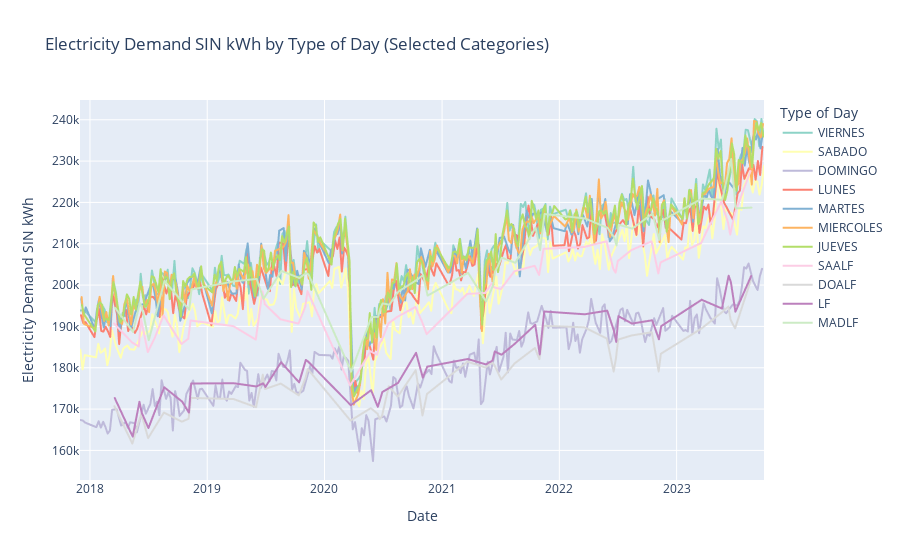

This figure's notebook cell:
### Code cell
import plotly.express as px

# Lista de categorías que deseas incluir en el gráfico
categorias_interes = ['LUNES', 'MARTES', 'MIERCOLES', 'JUEVES', 'VIERNES', 'SABADO', 'DOMINGO', 'SAALF', 'MADLF', 'DOALF',
                      'LF']

# Filtrar el DataFrame para incluir solo las categorías de interés
df_filtrado = df[df['TIPO_DIA'].isin(categorias_interes)]

# Crear un gráfico de líneas interactivas
fig = px.line(df_filtrado, x='FECHA', y='Demanda_SIN', color='TIPO_DIA',
              title='Electricity Demand SIN kWh by Type of Day (Selected Categories)',
              labels={'Demanda_SIN': 'Electricity Demand SIN kWh', 'FECHA': 'Date', 'TIPO_DIA': 'Type of Day'},
              color_discrete_sequence=px.colors.qualitative.Set3)

# Mostrar el gráfico interactivo
fig.show()

### Figure 1 — Plotly figure (JSON) as saved in the notebook; plotly's stock layout.template omitted (floating-point values rounded to 4 significant figures; data arrays with more than 128 entries replaced by an {"elided": "..."} marker saying what was removed)
{"data": [{"hovertemplate": "Type of Day=VIERNES<br>Date=%{x}<br>Electricity Demand SIN kWh=%{y}<extra></extra>", "legendgroup": "VIERNES", "line": {"color": "rgb(141,211,199)", "dash": "solid"}, "marker": {"symbol": "circle"}, "mode": "lines", "name": "VIERNES", "showlegend": true, "type": "scattergl", "x": {"elided": "270 str values"}, "xaxis": "x", "y": {"elided": "270 float values"}, "yaxis": "y"}, {"hovertemplate": "Type of Day=SABADO<br>Date=%{x}<br>Electricity Demand SIN kWh=%{y}<extra></extra>", "legendgroup": "SABADO", "line": {"color": "rgb(255,255,179)", "dash": "solid"}, "marker": {"symbol": "circle"}, "mode": "lines", "name": "SABADO", "showlegend": true, "type": "scattergl", "x": {"elided": "217 str values"}, "xaxis": "x", "y": {"elided": "217 float values"}, "yaxis": "y"}, {"hovertemplate": "Type of Day=DOMINGO<br>Date=%{x}<br>Electricity Demand SIN kWh=%{y}<extra></extra>", "legendgroup": "DOMINGO", "line": {"color": "rgb(190,186,218)", "dash": "solid"}, "marker": {"symbol": "circle"}, "mode": "lines", "name": "DOMINGO", "showlegend": true, "type": "scattergl", "x": {"elided": "218 str values"}, "xaxis": "x", "y": {"elided": "218 float values"}, "yaxis": "y"}, {"hovertemplate": "Type of Day=LUNES<br>Date=%{x}<br>Electricity Demand SIN kWh=%{y}<extra></extra>", "legendgroup": "LUNES", "line": {"color": "rgb(251,128,114)", "dash": "solid"}, "marker": {"symbol": "circle"}, "mode": "lines", "name": "LUNES", "showlegend": true, "type": "scattergl", "x": {"elided": "230 str values"}, "xaxis": "x", "y": {"elided": "230 float values"}, "yaxis": "y"}, {"hovertemplate": "Type of Day=MARTES<br>Date=%{x}<br>Electricity Demand SIN kWh=%{y}<extra></extra>", "legendgroup": "MARTES", "line": {"color": "rgb(128,177,211)", "dash": "solid"}, "marker": {"symbol": "circle"}, "mode": "lines", "name": "MARTES", "showlegend": true, "type": "scattergl", "x": {"elided": "228 str values"}, "xaxis": "x", "y": {"elided": "228 float values"}, "yaxis": "y"}, {"hovertemplate": "Type of Day=MIERCOLES<br>Date=%{x}<br>Electricity Demand SIN kWh=%{y}<extra></extra>", "legendgroup": "MIERCOLES", "line": {"color": "rgb(253,180,98)", "dash": "solid"}, "marker": {"symbol": "circle"}, "mode": "lines", "name": "MIERCOLES", "showlegend": true, "type": "scattergl", "x": {"elided": "272 str values"}, "xaxis": "x", "y": {"elided": "272 float values"}, "yaxis": "y"}, {"hovertemplate": "Type of Day=JUEVES<br>Date=%{x}<br>Electricity Demand SIN kWh=%{y}<extra></extra>", "legendgroup": "JUEVES", "line": {"color": "rgb(179,222,105)", "dash": "solid"}, "marker": {"symbol": "circle"}, "mode": "lines", "name": "JUEVES", "showlegend": true, "type": "scattergl", "x": {"elided": "273 str values"}, "xaxis": "x", "y": {"elided": "273 float values"}, "yaxis": "y"}, {"hovertemplate": "Type of Day=SAALF<br>Date=%{x}<br>Electricity Demand SIN kWh=%{y}<extra></extra>", "legendgroup": "SAALF", "line": {"color": "rgb(252,205,229)", "dash": "solid"}, "marker": {"symbol": "circle"}, "mode": "lines", "name": "SAALF", "showlegend": true, "type": "scattergl", "x": ["2018-03-17T00:00:00", "2018-05-12T00:00:00", "2018-06-02T00:00:00", "2018-06-09T00:00:00", "2018-06-30T00:00:00", "2018-07-21T00:00:00", "2018-08-18T00:00:00", "2018-10-13T00:00:00", "2018-11-03T00:00:00", "2018-11-10T00:00:00", "2019-03-23T00:00:00", "2019-06-01T00:00:00", "2019-06-22T00:00:00", "2019-06-29T00:00:00", "2019-08-17T00:00:00", "2019-10-12T00:00:00", "2019-11-02T00:00:00", "2019-11-09T00:00:00", "2020-03-21T00:00:00", "2020-05-23T00:00:00", "2020-06-13T00:00:00", "2020-06-20T00:00:00", "2020-06-27T00:00:00", "2020-07-18T00:00:00", "2020-08-15T00:00:00", "2020-10-10T00:00:00", "2020-10-31T00:00:00", "2020-11-14T00:00:00", "2021-03-20T00:00:00", "2021-05-15T00:00:00", "2021-06-05T00:00:00", "2021-06-12T00:00:00", "2021-07-03T00:00:00", "2021-08-14T00:00:00", "2021-10-16T00:00:00", "2021-10-30T00:00:00", "2021-11-13T00:00:00", "2022-03-19T00:00:00", "2022-05-28T00:00:00", "2022-06-18T00:00:00", "2022-06-25T00:00:00", "2022-07-02T00:00:00", "2022-08-13T00:00:00", "2022-10-15T00:00:00", "2022-11-05T00:00:00", "2022-11-12T00:00:00", "2023-03-18T00:00:00", "2023-05-20T00:00:00", "2023-06-10T00:00:00", "2023-06-17T00:00:00", "2023-07-01T00:00:00", "2023-08-19T00:00:00"], "xaxis": "x", "y": [190700.0, 186100.0, 185100.0, 191800.0, 183800.0, 187100.0, 192700.0, 185800.0, 187000.0, 191400.0, 190100.0, 186800.0, 198500.0, 195400.0, 191700.0, 190700.0, 194700.0, 198500.0, 175700.0, 184000.0, 183100.0, 186000.0, 186600.0, 190700.0, 192300.0, 194700.0, 191000.0, 188100.0, 197900.0, 198100.0, 200500.0, 199400.0, 199000.0, 203300.0, 204700.0, 202400.0, 208800.0, 209200.0, 210600.0, 203900.0, 203000.0, 205800.0, 208500.0, 210600.0, 202800.0, 205500.0, 210200.0, 220200.0, 215200.0, 212200.0, 217300.0, 227600.0], "yaxis": "y"}, {"hovertemplate": "Type of Day=DOALF<br>Date=%{x}<br>Electricity Demand SIN kWh=%{y}<extra></extra>", "legendgroup": "DOALF", "line": {"color": "rgb(217,217,217)", "dash": "solid"}, "marker": {"symbol": "circle"}, "mode": "lines", "name": "DOALF", "showlegend": true, "type": "scattergl", "x": ["2018-03-18T00:00:00", "2018-05-13T00:00:00", "2018-06-03T00:00:00", "2018-06-10T00:00:00", "2018-07-01T00:00:00", "2018-08-19T00:00:00", "2018-10-14T00:00:00", "2018-11-04T00:00:00", "2018-11-11T00:00:00", "2019-03-24T00:00:00", "2019-06-02T00:00:00", "2019-06-23T00:00:00", "2019-06-30T00:00:00", "2019-08-18T00:00:00", "2019-10-13T00:00:00", "2019-11-03T00:00:00", "2019-11-10T00:00:00", "2020-03-22T00:00:00", "2020-05-24T00:00:00", "2020-06-14T00:00:00", "2020-06-21T00:00:00", "2020-06-28T00:00:00", "2020-07-19T00:00:00", "2020-08-16T00:00:00", "2020-10-11T00:00:00", "2020-11-01T00:00:00", "2020-11-15T00:00:00", "2021-03-21T00:00:00", "2021-05-16T00:00:00", "2021-06-06T00:00:00", "2021-06-13T00:00:00", "2021-07-04T00:00:00", "2021-08-15T00:00:00", "2021-10-17T00:00:00", "2021-10-31T00:00:00", "2021-11-14T00:00:00", "2022-03-20T00:00:00", "2022-05-29T00:00:00", "2022-06-19T00:00:00", "2022-06-26T00:00:00", "2022-07-03T00:00:00", "2022-08-14T00:00:00", "2022-10-16T00:00:00", "2022-11-06T00:00:00", "2022-11-13T00:00:00", "2023-03-19T00:00:00", "2023-05-21T00:00:00", "2023-06-11T00:00:00", "2023-06-18T00:00:00", "2023-07-02T00:00:00", "2023-08-20T00:00:00"], "xaxis": "x", "y": [170700.0, 161600.0, 167200.0, 168900.0, 163000.0, 169100.0, 167000.0, 167700.0, 172700.0, 172400.0, 170500.0, 178300.0, 174900.0, 176200.0, 173300.0, 177600.0, 179700.0, 167200.0, 170200.0, 168900.0, 167600.0, 168400.0, 175500.0, 173000.0, 179400.0, 168500.0, 173700.0, 181500.0, 180000.0, 181300.0, 180600.0, 177100.0, 181100.0, 184800.0, 182100.0, 190100.0, 189800.0, 187000.0, 179100.0, 182200.0, 186800.0, 187800.0, 188600.0, 179100.0, 183400.0, 189500.0, 193400.0, 194800.0, 191600.0, 189500.0, 201200.0], "yaxis": "y"}, {"hovertemplate": "Type of Day=LF<br>Date=%{x}<br>Electricity Demand SIN kWh=%{y}<extra></extra>", "legendgroup": "LF", "line": {"color": "rgb(188,128,189)", "dash": "solid"}, "marker": {"symbol": "circle"}, "mode": "lines", "name": "LF", "showlegend": true, "type": "scattergl", "x": ["2018-03-19T00:00:00", "2018-05-14T00:00:00", "2018-06-04T00:00:00", "2018-06-11T00:00:00", "2018-07-02T00:00:00", "2018-08-20T00:00:00", "2018-10-15T00:00:00", "2018-11-05T00:00:00", "2018-11-12T00:00:00", "2019-03-25T00:00:00", "2019-06-03T00:00:00", "2019-06-24T00:00:00", "2019-07-01T00:00:00", "2019-08-19T00:00:00", "2019-10-14T00:00:00", "2019-11-04T00:00:00", "2019-11-11T00:00:00", "2020-03-23T00:00:00", "2020-05-25T00:00:00", "2020-06-15T00:00:00", "2020-06-22T00:00:00", "2020-06-29T00:00:00", "2020-08-17T00:00:00", "2020-10-12T00:00:00", "2020-11-02T00:00:00", "2020-11-16T00:00:00", "2021-03-22T00:00:00", "2021-05-17T00:00:00", "2021-06-07T00:00:00", "2021-06-14T00:00:00", "2021-07-05T00:00:00", "2021-08-16T00:00:00", "2021-10-18T00:00:00", "2021-11-01T00:00:00", "2021-11-15T00:00:00", "2022-03-21T00:00:00", "2022-05-30T00:00:00", "2022-06-20T00:00:00", "2022-06-27T00:00:00", "2022-07-04T00:00:00", "2022-08-15T00:00:00", "2022-10-17T00:00:00", "2022-11-07T00:00:00", "2022-11-14T00:00:00", "2023-03-20T00:00:00", "2023-05-22T00:00:00", "2023-06-12T00:00:00", "2023-06-19T00:00:00", "2023-07-03T00:00:00", "2023-08-21T00:00:00"], "xaxis": "x", "y": [172700.0, 163300.0, 171800.0, 169200.0, 165400.0, 175300.0, 171800.0, 169100.0, 176200.0, 176300.0, 175500.0, 176200.0, 175400.0, 181300.0, 176500.0, 181900.0, 181500.0, 170900.0, 174600.0, 170500.0, 172300.0, 174100.0, 176300.0, 183600.0, 177600.0, 180300.0, 182100.0, 180800.0, 181700.0, 183900.0, 183100.0, 185800.0, 190400.0, 183200.0, 193600.0, 192900.0, 193800.0, 188900.0, 186300.0, 192500.0, 190700.0, 191500.0, 186900.0, 190100.0, 196400.0, 194300.0, 202300.0, 200700.0, 193600.0, 202200.0], "yaxis": "y"}, {"hovertemplate": "Type of Day=MADLF<br>Date=%{x}<br>Electricity Demand SIN kWh=%{y}<extra></extra>", "legendgroup": "MADLF", "line": {"color": "rgb(204,235,197)", "dash": "solid"}, "marker": {"symbol": "circle"}, "mode": "lines", "name": "MADLF", "showlegend": true, "type": "scattergl", "x": ["2018-03-20T00:00:00", "2018-05-15T00:00:00", "2018-06-05T00:00:00", "2018-06-12T00:00:00", "2018-07-03T00:00:00", "2018-08-21T00:00:00", "2018-10-16T00:00:00", "2018-11-06T00:00:00", "2018-11-13T00:00:00", "2019-03-26T00:00:00", "2019-06-04T00:00:00", "2019-06-25T00:00:00", "2019-07-02T00:00:00", "2019-08-20T00:00:00", "2019-10-15T00:00:00", "2019-11-05T00:00:00", "2019-11-12T00:00:00", "2020-03-24T00:00:00", "2020-05-26T00:00:00", "2020-06-16T00:00:00", "2020-06-23T00:00:00", "2020-06-30T00:00:00", "2020-07-21T00:00:00", "2020-08-18T00:00:00", "2020-10-13T00:00:00", "2020-11-03T00:00:00", "2020-11-17T00:00:00", "2021-03-23T00:00:00", "2021-05-18T00:00:00", "2021-06-08T00:00:00", "2021-06-15T00:00:00", "2021-07-06T00:00:00", "2021-08-17T00:00:00", "2021-10-19T00:00:00", "2021-11-02T00:00:00", "2021-11-16T00:00:00", "2022-03-22T00:00:00", "2022-05-31T00:00:00", "2022-06-21T00:00:00", "2022-06-28T00:00:00", "2022-07-05T00:00:00", "2022-08-16T00:00:00", "2022-10-18T00:00:00", "2022-11-08T00:00:00", "2022-11-15T00:00:00", "2023-03-21T00:00:00", "2023-05-23T00:00:00", "2023-06-13T00:00:00", "2023-06-20T00:00:00", "2023-07-04T00:00:00", "2023-08-22T00:00:00"], "xaxis": "x", "y": [194500.0, 188700.0, 195600.0, 194600.0, 186700.0, 201000.0, 195900.0, 194100.0, 198900.0, 200900.0, 201500.0, 196700.0, 197500.0, 203400.0, 201700.0, 202900.0, 202600.0, 179100.0, 192300.0, 192300.0, 194400.0, 195600.0, 195200.0, 198400.0, 201200.0, 202400.0, 197500.0, 203000.0, 196000.0, 199800.0, 203300.0, 206600.0, 205400.0, 213900.0, 208400.0, 217200.0, 216100.0, 213800.0, 211500.0, 209600.0, 214600.0, 213700.0, 217300.0, 211000.0, 215500.0, 220900.0, 220600.0, 228000.0, 230500.0, 218600.0, 218700.0], "yaxis": "y"}], "layout": {"legend": {"title": {"text": "Type of Day"}, "tracegroupgap": 0}, "title": {"text": "Electricity Demand SIN kWh by Type of Day (Selected Categories)"}, "xaxis": {"anchor": "y", "domain": [0, 1], "title": {"text": "Date"}}, "yaxis": {"anchor": "x", "domain": [0, 1], "title": {"text": "Electricity Demand SIN kWh"}}}}
